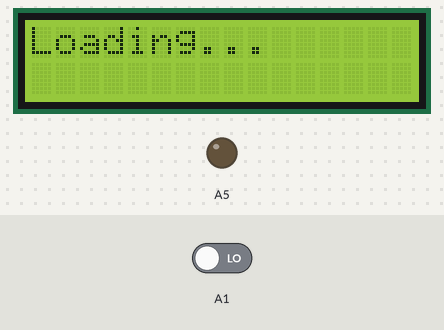
Bench run of a sketch on a simulated Arduino Uno, built with avr-gcc and run on an emulated ATmega328P. On the bench: 16×2 character LCD, output pins drawn as LEDs (lit = HIGH). Inputs (shaded band) come from the test bench; at power-on: A1 LOW.

Above: at 0.1 s.
At 1.6 s:
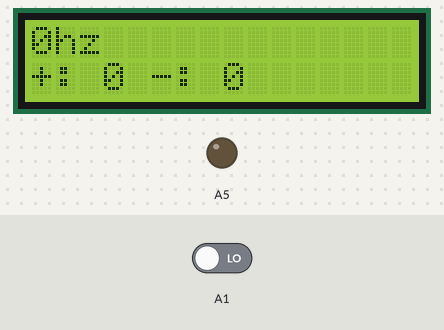
1.7 s: A1 driven HIGH
At 3.1 s:
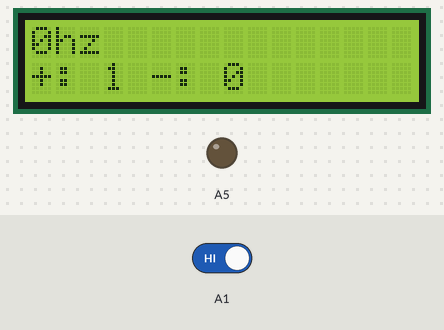
Timing chart, 0 to 4.7 s (numbered marks = the images above; inputs shaded):
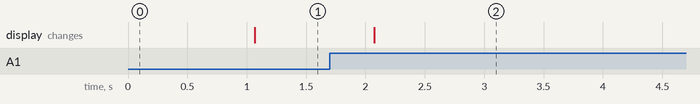

Measured:
- after the input at 1.7 s, the display: changes after 0.37 s (image 2)

The sketch:

FrequencyCounter.ino
```cpp
// (licence header left out)
#include <LiquidCrystal.h>

LiquidCrystal lcd(8, 9, 4, 5, 6, 7);

long microSecs;
long freq;
int lastBit;
int nowVal;
long secs;
long maxHz;
long minHz;
long minmax;
void setup() {
  // set up the LCD's number of columns and rows:
  lcd.begin(16, 2);
  // Print a message to the LCD.
  lcd.print("Loading...");
  pinMode(A1,INPUT);
  pinMode(A5,OUTPUT);
  microSecs = micros();
  freq = 0;
  lastBit = 0;
  nowVal =0;
  maxHz=0;
  minHz=0;
  minmax=0;
  secs = millis();
  //Serial.begin(9600);
}
int x=0;
void loop() {


  if ((microSecs+20)<micros()){
      nowVal=digitalRead(A1);

      if (lastBit!=nowVal) {
        lastBit=nowVal;
        freq=freq+1;
      }
      if (freq>maxHz){
        maxHz=freq;
      }
      if (freq<minHz){
        minHz=freq;
      }
      //lcd.clear();
      //lcd.print();
      microSecs = micros();
  }
  if (secs+1000<millis()){

    if (minmax+300000<millis())
    {
      minmax=millis();
      minHz=freq;
      maxHz=freq;

    }

      lcd.clear();
      lcd.print((freq/2));
      lcd.print("hz");
      lcd.setCursor(0,1);
      lcd.print("+: ");
      lcd.print(maxHz);
      lcd.print(" -: ");
      lcd.print(minHz);

      freq=0;
      secs=millis();

  }

}
```
